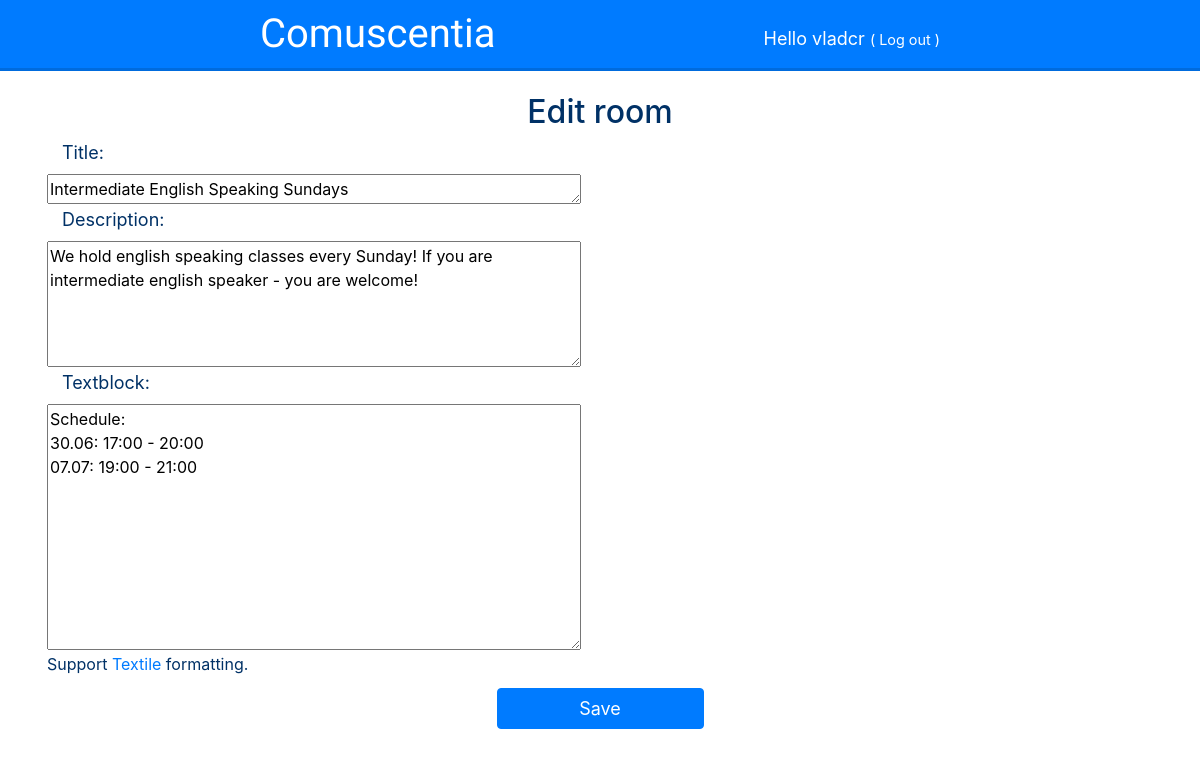
Page /room/1/edit/ (signed in) on the earlier database version.
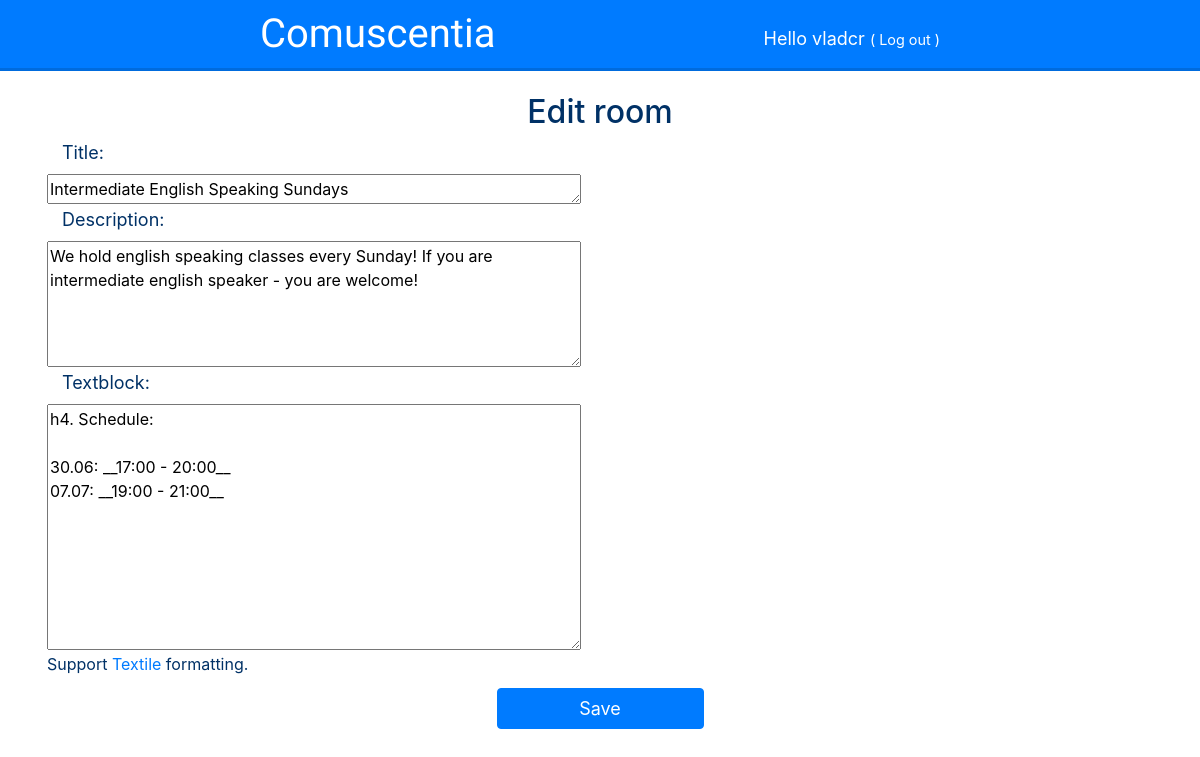
Same page on the later database version.
### comuscentia/models.py (models this page shows, shortened)
class Room(models.Model):
	owner = models.ForeignKey(settings.AUTH_USER_MODEL, on_delete=models.CASCADE)
	title = models.CharField(max_length=200)
	created_date = models.DateTimeField(default=timezone.now)
	description = models.CharField(max_length=200)
	textblock = models.TextField(default="__To create online-course just fill up this form like written below. You could ask for a course verification later.__\n**Course ID**: \n**Course authors**: \n**Annotation**: \n**University**: \n**Number of study weeks**: _(or start and end dates)_\n**Average load per week**: \n**Educational programs that recognize course learning outcomes**: ", blank=True)
	msgs = models.IntegerField(default=0)
	verificated = models.BooleanField(default=False) # True = verificated

### comuscentia/views.py (the view)
# urls.py: path('room/<int:pk>/edit/', views.edit_room, name='edit_room'),
@login_required
def edit_room(request, pk):
    room = get_object_or_404(Room, pk=pk)
    if request.method == "POST":
        form = RoomForm(request.POST, instance=room)
        if form.is_valid():
            room = form.save(commit=False)
            room.owner = request.user
            room.created_date = timezone.now()
            room.save()
            return redirect('room', pk=room.pk)
    else:
        form = RoomForm(instance=room)
    return render(request, 'comuscentia/edit_room.html', {'form': form})

### comuscentia/forms.py
class RoomForm(forms.ModelForm):
    class Meta:
        model = Room
        fields = ('title', 'description', 'textblock')#, 'close')
        widgets = {
            'title': Textarea(attrs={'cols': 50, 'rows': 1}),
            'description': Textarea(attrs={'cols': 50, 'rows': 5}),
            'textblock': Textarea(attrs={'cols': 50, 'rows': 10}),
        }

### comuscentia/templates/comuscentia/edit_room.html (shortened to what this page needs)
{% extends 'comuscentia/base.html' %}
{% block content %}
<div class="content container">
	<h2 class='title'>{% if request.get_full_path == "/room/new/" %}Create new{% else %}Edit{% endif %} room</h2>
	<form method="POST" class="post-form">{% csrf_token %}
    	{{ form.as_p }}
    	<p>Support <a href="https://textile-lang.com/">Textile</a> formatting.</p>
    	<div class="center"><button type="submit" class="btn btn-primary">Save</button></div>
	</form>
</div>
{% endblock %}

Differences in the rows shown:
changed Room "Intermediate English Speaking Sundays": textblock "Schedule: 30.06: 17:00 - 20:00 07.07: 19:00 - 21:00" → "h4. Schedule: 30.06: __17:00 - 20:00__ 07.07: __19:00 - 21:00__"
